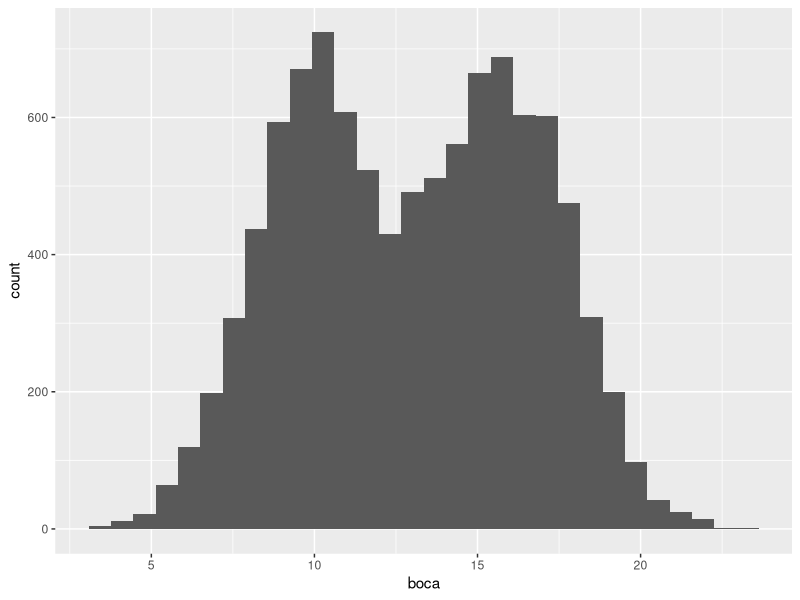
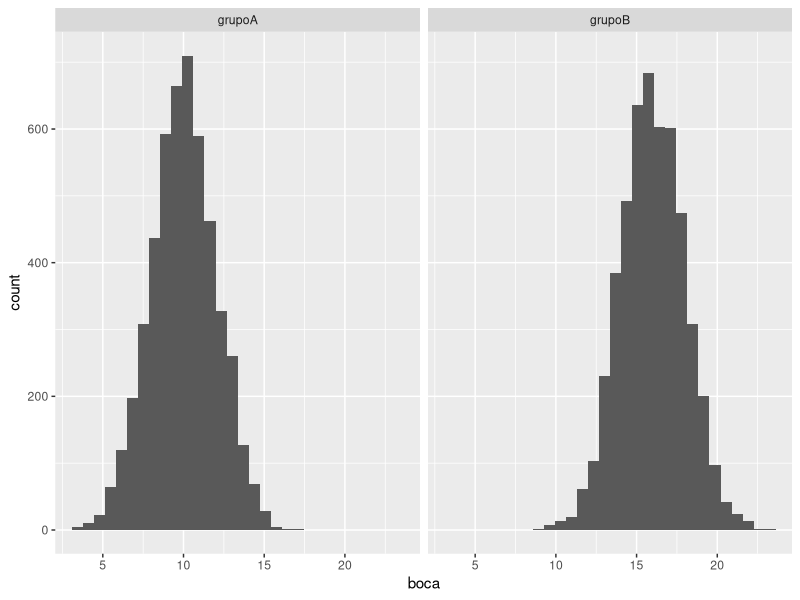

Source code (R) for these figures, in order: (Note: this script raises an error after producing the figures.)
# sesión del 16/11/15

library(ggplot2)
grupoA <- data.frame(boca=rnorm(5000,10,2))
grupoA$type='grupoA'
grupoB <- data.frame(boca=rnorm(5000,16,2))
grupoB$type='grupoB'

grupos <- rbind(grupoA, grupoB)
# histograma general
ggplot(grupos, aes(x=boca)) + geom_histogram()
# histograma distinto para cada tipo    
ggplot(grupos, aes(x=boca)) + geom_histogram() + facet_grid(~type)
#Sin ggplot
hist(boca$mpg)
# mismo experimento, 4 veces menos desv. standard    
grupoA <- data.frame(boca=rnorm(100,10,0.5))
grupoA$type='grupoA'
grupoB <- data.frame(boca=rnorm(100,14,0.5))
grupoB$type='grupoB'

grupos <- rbind(grupoA, grupoB)
# histograma general
ggplot(grupos, aes(x=boca)) + geom_histogram()
# histograma distinto para cada tipo    
ggplot(grupos, aes(x=boca)) + geom_histogram() + facet_grid(~type)

#n sirve para darle un valor único sin necesidad de volverlo a escribir
n=100
grupoA<- data.frame(boca=rnorm(n,10,2), asa=rnorm(n,3,0.5), base=rnorm(n, 4.5, 0.3), long=rnorm(n,100,3), tipo='A')

# comprobar que no hay negativos (si sale algún TRUE entonces hay negativos
grupoA$boca<0

grupoB<- data.frame(boca=rnorm(n,13,1.5), asa=rnorm(n,5,0.6), base=rnorm(n, 5, 0.1), long=rnorm(n,115,4), tipo='B')

grupoC<- data.frame(boca=rnorm(n,10,0.5), asa=rnorm(n,4,0.3), base=rnorm(n, 5.5, 0.5), long=rnorm(n,110,4.5), tipo='C')

# rbind solo une dos grupos, tenemos que crear un nuevo grupo ejemplo para agregar el tercero
myData <- rbind(grupoA, grupoB)
myData <- rbind(myData, grupoC)

# EDA
ggplot(myData, aes(x=boca, y=long)) + geom_point()
ggplot(myData, aes(x=asa, y=long)) + geom_point()

# correlaciones para ver si los distintos parámetros son independientes (lo son si el valor se acerca a 0)
cor(myData$boca, myData$long)


# ejemplos de correlaciones
foo <- rnorm(1000,170,10)
bar <- foo-100
plot(foo,bar)
cor(foo,bar)

bar <- foo-rnorm(1000,100,30)
plot(bar,foo)
cor(foo,bar)

# correlacion inversa
bar <- -foo
cor(foo,bar)

# test kolmogorov-smirnof para ver si 2 muestras fueron generadas por la misma distribución estadística
medieval <- rnorm(100, 20, 2)
romano <- rnorm(100,5,0.3)
ks.test(medieval, romano)

